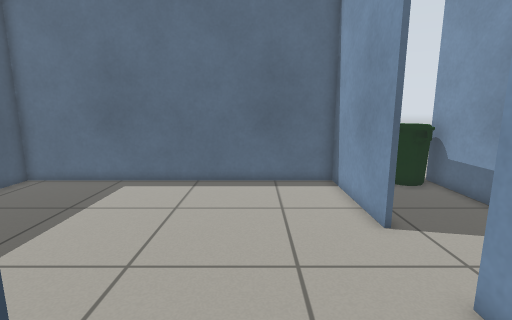
view 1 (above)

23 first-person views from a walk through a Gazebo world. The camera is 0.9 m above the floor, tilts 10° down and sees 85° across. The floor is counted in squares, 0.25 m on a side. Each view is taken from the middle of a square. On the plan, view 1 faces up. The plan holds only what a view shows up to about 20 squares ahead; the rest is blank. The place goes on beyond the plan. Robots are left out. Gazebo's built-in surfaces are drawn with simple patterns.

view 2
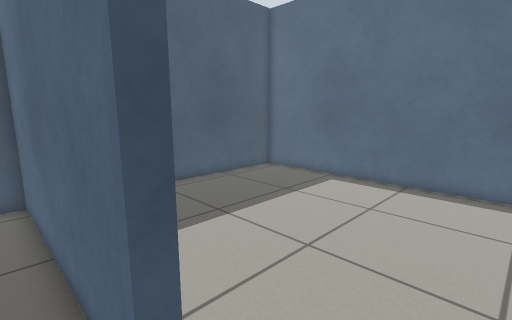

view 3
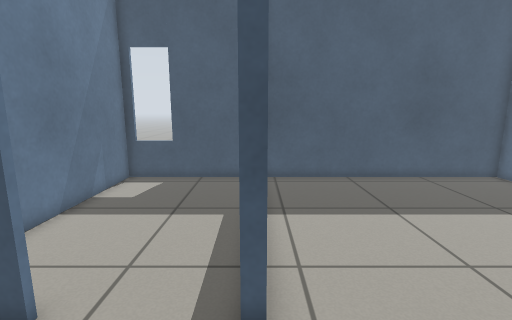

view 4
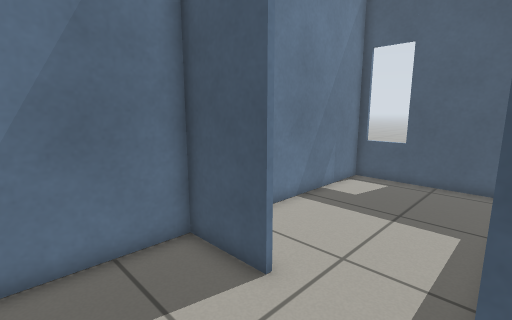

view 5
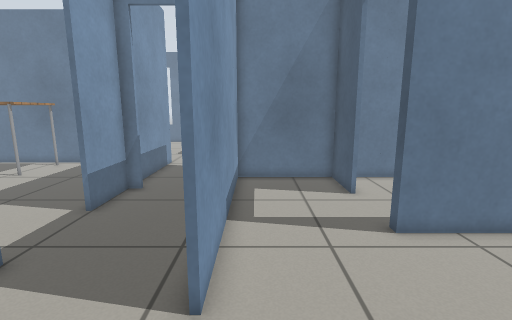

view 6
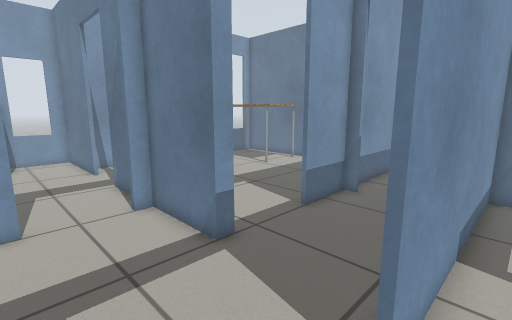

view 7
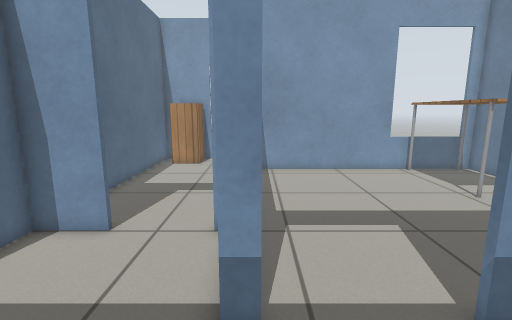

view 8
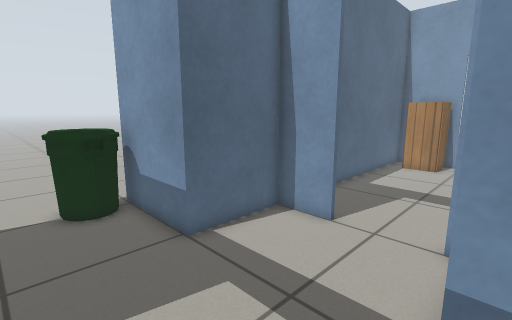

view 9
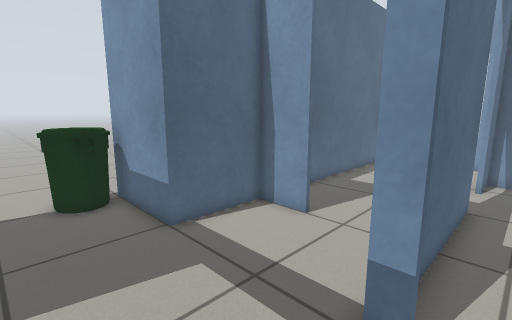

view 10
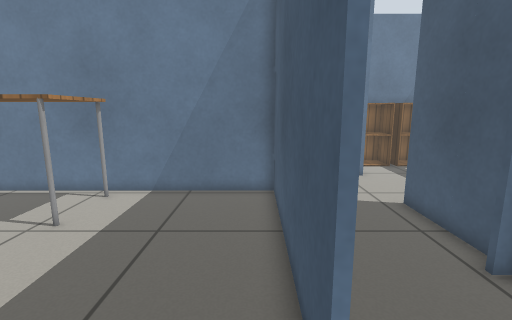

view 11
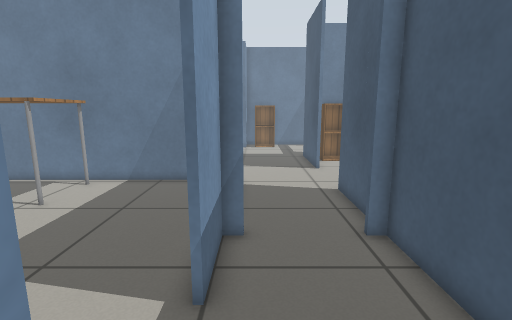

view 12
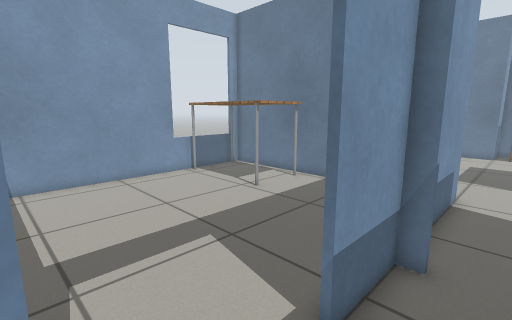

view 13
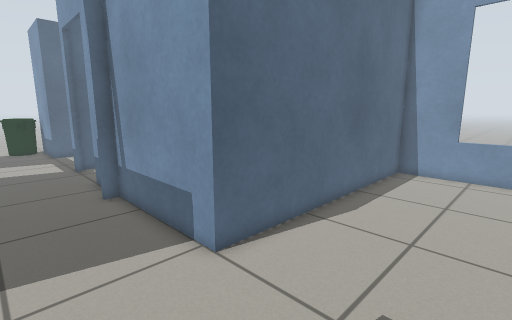

view 14
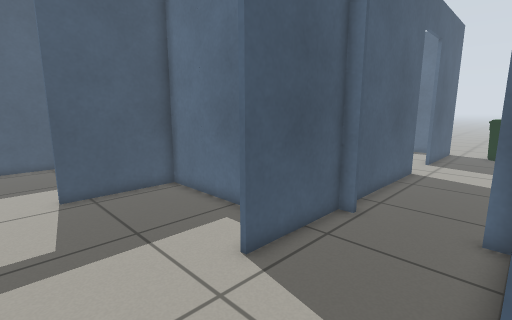

view 15
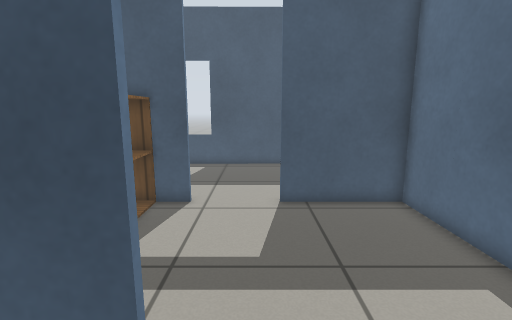

view 16
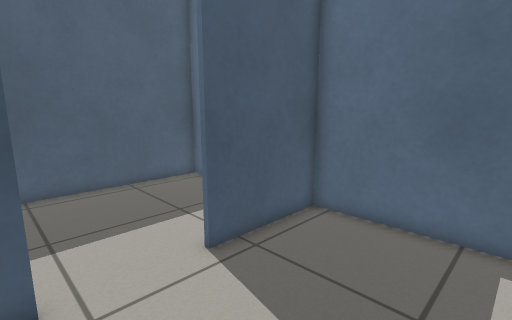

view 17
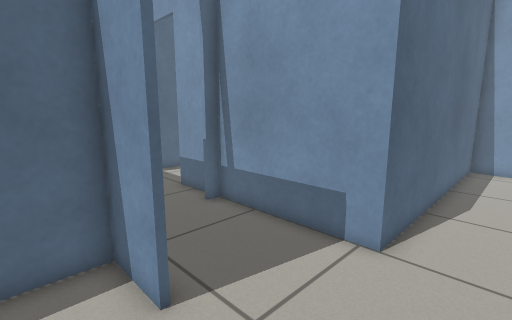

view 18
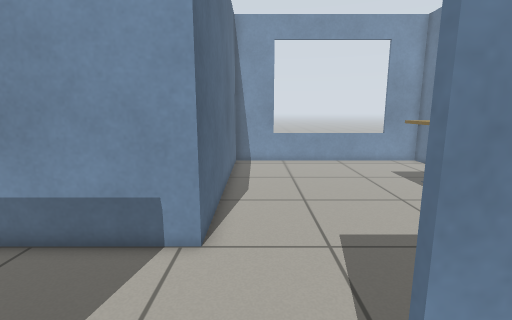

view 19
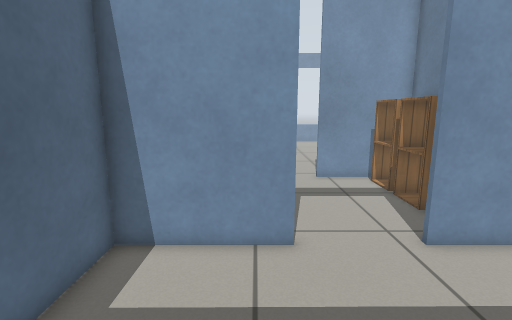

view 20
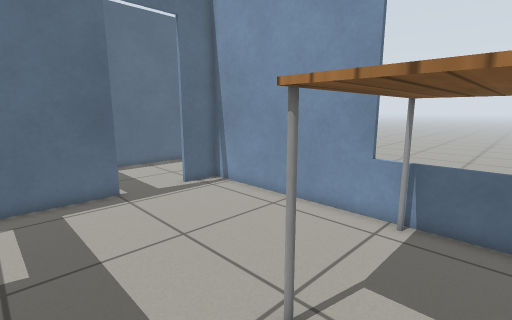

view 21
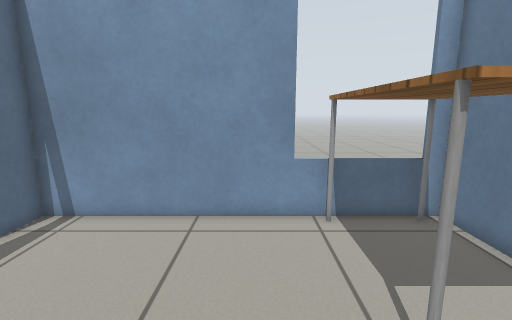

view 22
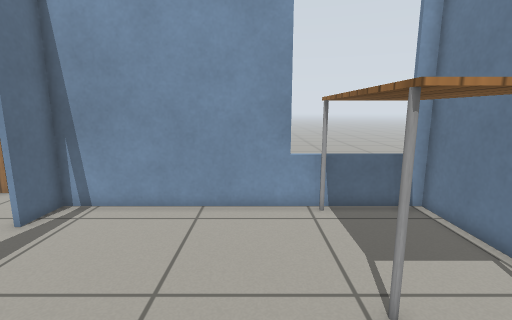

view 23
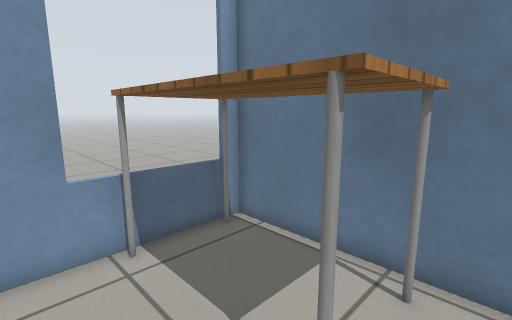

### Floor plan
Ten units are one square. View 1 is at (0, 0); x grows to the right and y downward. Boxes are objects, and circles mark ways between rooms. Rooms are numbered by the first view taken in them; rooms with no view inside come last. Other rooms are left out.
<svg viewBox="-124 -155 389 325">
<path fill="none" stroke="#000" d="M-46 -12 -12 -12 -12 -6M40 -81 40 -142 -119 -142 -119 -16M-12 28 -12 59 40 59 40 -46M42 -116 42 -81M42 -46 42 41M90 -29 90 -36 130 -36M130 -74 130 -98 90 -98 90 -144M41 37 49 37M82 37 90 37M90 41 90 6M92 6 92 103 222 103M171 -34 92 -34M222 66 222 -34 202 -34M42 133 42 165M90 39 82 39M49 39 41 39M42 41 42 86M222 155 222 105 90 105 90 41M40 86 40 61 -37 61 -37 111M-37 145 -37 165M40 165 40 133M-39 111 -39 61 -74 61M-111 61 -119 61 -119 165M-39 165 -39 146M-20 -10 -119 -10 -119 59 -25 59M201 -36 260 -36 260 -98 166 -98M150 -36 171 -36"/>
<rect x="55" y="-145" width="30" height="20" fill="#bbb"><title>bin</title></rect>
<rect x="155" y="55" width="70" height="40" fill="#bbb"><title>table</title></rect>
<rect x="-35" y="155" width="20" height="10" fill="#bbb"><title>cabinet</title></rect>
<rect x="-15" y="155" width="30" height="10" fill="#bbb"><title>cabinet</title></rect>
<rect x="15" y="155" width="20" height="10" fill="#bbb"><title>cabinet</title></rect>
<rect x="235" y="-95" width="20" height="30" fill="#bbb"><title>cabinet</title></rect>
<circle cx="40" cy="-65" r="3" fill="#2a7"/>
<circle cx="-10" cy="10" r="3" fill="#2a7"/>
<circle cx="90" cy="-15" r="3" fill="#2a7"/>
<circle cx="65" cy="40" r="3" fill="#2a7"/>
<circle cx="130" cy="-60" r="3" fill="#2a7"/>
<circle cx="185" cy="-35" r="3" fill="#2a7"/>
<circle cx="40" cy="125" r="3" fill="#2a7"/>
<circle cx="-40" cy="125" r="3" fill="#2a7"/>
<text x="-30" y="-60">1</text>
<text x="-30" y="-150">2</text>
<text x="150" y="30">3</text>
<text x="110" y="120">4</text>
<text x="0" y="110">5</text>
<text x="-80" y="110">6</text>
<text x="-70" y="20">7</text>
<text x="190" y="-70">8</text>
</svg>
Room 1 opens to room 2. Room 1 opens to room 7. Room 2 opens to room 3. Room 2 opens to room 4. Room 2 opens to room 8. Room 3 opens to room 8. Room 4 opens to room 5. Room 5 opens to room 6.

Where each view was taken, in squares from view 1:
view 1: 0 up, 0 right, facing up
view 2: 0 up, 1 right, facing up-left
view 3: 1 up, 3 right, facing left
view 4: 1 up, 3 right, facing down-left
view 5: 9 up, 3 right, facing down
view 6: 8 up, 3 right, facing down-right
view 7: 3 up, 5 right, facing right
view 8: 3 up, 5 right, facing up-right
view 9: 2 up, 5 right, facing up-right
view 10: 2 up, 10 right, facing down
view 11: 4 up, 8 right, facing down
view 12: 3 up, 7 right, facing down-right
view 13: 16 down, 5 right, facing up-right
view 14: 13 down, 9 right, facing up-left
view 15: 12 down, 7 right, facing left
view 16: 15 down, 2 right, facing up-left
view 17: 13 down, 2 right, facing up-right
view 18: 12 down, 2 right, facing right
view 19: 10 down, 11 left, facing right
view 20: 9 down, 13 right, facing up-right
view 21: 4 down, 13 right, facing right
view 22: 4 down, 12 right, facing right
view 23: 4 down, 15 right, facing down-right
